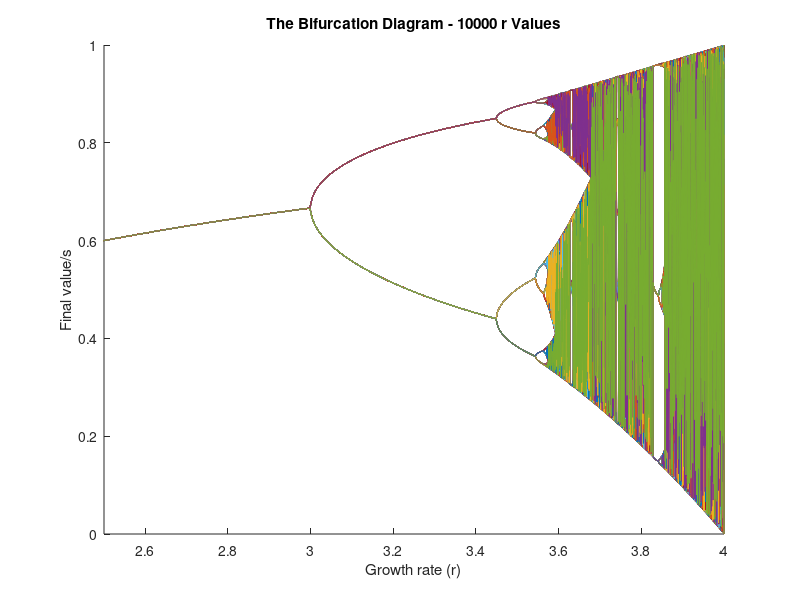

MATLAB code to generate this figure:
%%% This one is faster for higher resolutions but slower for smaller resolutions

%%% Just MATLAB Things %%%%%%%%%%%%%%%%%%%%%%%%%%%%%%%%%%%%%%%%%%%%%%%%%%%%%%%%%
close all; clear variables; clc;
%%%%%%%%%%%%%%%%%%%%%%%%%%%%%%%%%%%%%%%%%%%%%%%%%%%%%%%%%%%%%%%%%%%%%%%%%%%%%%%%

%%% Time Time Time
tic

%%% Sandbox %%%%%%%%%%%%%%%%%%%%%%%%%%%%%%%%%%%%%%%%%%%%%%%%%%%%%%%%%%%%%%%%%%%%

%%% Number of iterations for the equation; Lager = more resolution
iterations = 1000;

%%% Number of points in the X axis; Larger = more resolution
xRes = 1e4;

%%% Number of points in the Y axis; Larger = more resolution
yRes = 256;

%%%%%%%%%%%%%%%%%%%%%%%%%%%%%%%%%%%%%%%%%%%%%%%%%%%%%%%%%%%%%%%%%%%%%%%%%%%%%%%%

for i = 1:4

	r = linspace((i-1), i, xRes/4);

	X = 0.5 .* ones(yRes, xRes/4);

	for ii = 2:1:(iterations  + yRes)

		cur = 1 + mod(ii, yRes + 1);
    las = 1 + mod(ii - 1, yRes + 1);
    X(cur,:) = r .* X(las,:) .* (1 - X(las,:));

	end

	line(r, X);

end

%%% Call It UI %%%%%%%%%%%%%%%%%%%%%%%%%%%%%%%%%%%%%%%%%%%%%%%%%%%%%%%%%%%%%%%%%
xlim([2.5 4]);
ylim([0 1]);
title(['The Bifurcation Diagram - ' num2str(xRes) ' r Values']);
xlabel("Growth rate (r)");
ylabel("Final value/s");
%%%%%%%%%%%%%%%%%%%%%%%%%%%%%%%%%%%%%%%%%%%%%%%%%%%%%%%%%%%%%%%%%%%%%%%%%%%%%%%%

%%% See What's Become Of Me
toc